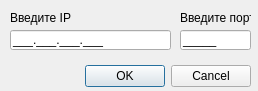
<?xml version="1.0" encoding="UTF-8"?>
<ui version="4.0">
 <class>CreateConnectionWindow</class>
 <widget class="QDialog" name="CreateConnectionWindow">
  <property name="geometry">
   <rect>
    <x>0</x>
    <y>0</y>
    <width>258</width>
    <height>91</height>
   </rect>
  </property>
  <property name="windowTitle">
   <string>Dialog</string>
  </property>
  <widget class="QDialogButtonBox" name="okCancelBtn">
   <property name="geometry">
    <rect>
     <x>-90</x>
     <y>60</y>
     <width>341</width>
     <height>32</height>
    </rect>
   </property>
   <property name="orientation">
    <enum>Qt::Horizontal</enum>
   </property>
   <property name="standardButtons">
    <set>QDialogButtonBox::Cancel|QDialogButtonBox::Ok</set>
   </property>
  </widget>
  <widget class="QLineEdit" name="IPLine">
   <property name="geometry">
    <rect>
     <x>10</x>
     <y>30</y>
     <width>161</width>
     <height>20</height>
    </rect>
   </property>
   <property name="inputMask">
    <string>000.000.000.000;_</string>
   </property>
  </widget>
  <widget class="QLineEdit" name="PortLine">
   <property name="geometry">
    <rect>
     <x>180</x>
     <y>30</y>
     <width>71</width>
     <height>20</height>
    </rect>
   </property>
   <property name="inputMask">
    <string>00000;_</string>
   </property>
  </widget>
  <widget class="QLabel" name="enterIPLabel">
   <property name="geometry">
    <rect>
     <x>10</x>
     <y>10</y>
     <width>61</width>
     <height>16</height>
    </rect>
   </property>
   <property name="text">
    <string>Введите IP</string>
   </property>
  </widget>
  <widget class="QLabel" name="enterPortLabel">
   <property name="geometry">
    <rect>
     <x>180</x>
     <y>10</y>
     <width>71</width>
     <height>16</height>
    </rect>
   </property>
   <property name="text">
    <string>Введите порт</string>
   </property>
  </widget>
 </widget>
 <resources/>
 <connections/>
</ui>
